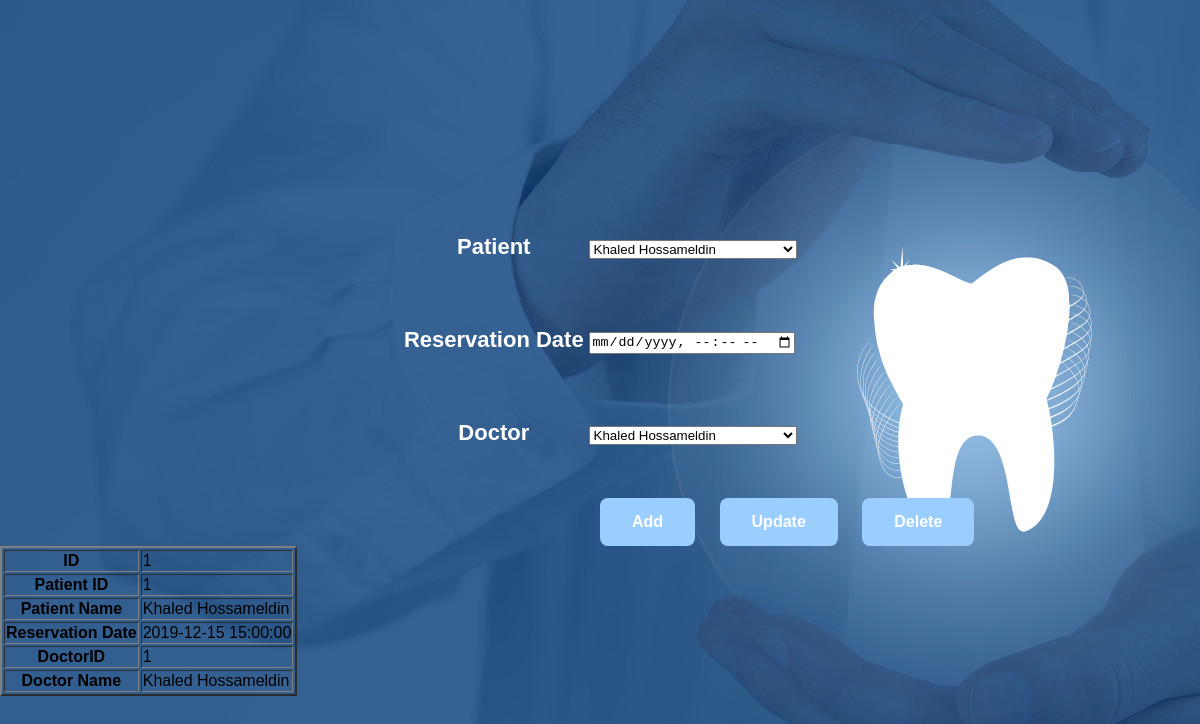
Page /C_Reservation.php?ResID=1 on the committed database.
### tables this page shows
CREATE TABLE IF NOT EXISTS `reservations` (
  `ResID` int(11) NOT NULL AUTO_INCREMENT,
  `PatientID` int(11) NOT NULL DEFAULT 0,
  `ResDate` datetime NOT NULL,
  `DoctorID` int(11) NOT NULL DEFAULT 0,
  PRIMARY KEY (`ResID`),
  KEY `reservation_bfk_1` (`DoctorID`),
  KEY `reservation_bfk_2` (`PatientID`)
);

CREATE TABLE IF NOT EXISTS `patients` (
  `PatID` int(10) NOT NULL AUTO_INCREMENT,
  `Patname` varchar(30) NOT NULL,
  `PatEmail` varchar(30) DEFAULT NULL,
  `Patphone` varchar(15) NOT NULL,
  `PataddressID` int(5) NOT NULL,
  `Patbirthdate` date NOT NULL,
  `Patbloodtype` varchar(3) NOT NULL,
  `PathealthcareID` int(20) DEFAULT NULL,
  `PatlocalID` int(10) NOT NULL,
  `PatmedicalhistoryID` int(10) DEFAULT NULL,
  PRIMARY KEY (`PatID`),
  KEY `patients_ibfk_2` (`PataddressID`)
);

CREATE TABLE IF NOT EXISTS `doctors` (
  `DocID` int(10) NOT NULL AUTO_INCREMENT,
  `Docname` varchar(30) NOT NULL,
  `Docphone` varchar(15) NOT NULL,
  `DocaddressID` int(5) NOT NULL,
  `Docbirthdate` date NOT NULL,
  `Docshifttime` varchar(20) NOT NULL,
  `DocjobtypeID` int(10) NOT NULL,
  `Docsalary` int(10) NOT NULL,
  PRIMARY KEY (`DocID`),
  KEY `doctors_ibfk_2` (`DocaddressID`),
  KEY `doctors_ibfk_1` (`DocjobtypeID`)
);

### Connection.php (called while the page is built, shortened)
<?php
    class Database{
        public static function GetConnection()
        {
            $Temp = mysqli_connect("localhost", "root", "", "dramanydentalclinic");
            return $Temp;
        }
    }
?>

### M_Reservation.php (called while the page is built, shortened)
<?php
    require_once 'Connection.php';
    require_once 'M_Patient.php';
    require_once 'M_Doctor.php';
    class Reservation
    {
        public function __construct($ID)
        {
            if ($ID != "")
            {
                $sql = "SELECT * FROM `reservations` WHERE ResID = $ID";
                $connection = Database::GetConnection();
                $ReservationDataset = mysqli_query($connection, $sql) or die(mysqli_error($connection));
                if ($row = mysqli_fetch_array($ReservationDataset))
                {
                    $this->ID = $row['ResID'];
                    $this->PatientID = $row['PatientID'];
                    $Model = new Patient($this->PatientID);
                    $this->PatientName = $Model->Name;
                    $this->ReservationDate = $row['ResDate'];
                    $this->DoctorID = $row['DoctorID'];
                    $Model = new Doctor($this->DoctorID);
                    $this->DoctorName = $Model->Name;
                }
            }
        }
    }
?>

### M_Patient.php (called while the page is built, shortened)
<?php
    require_once 'Connection.php';
    require_once 'M_Address.php';
    require_once 'M_MedicalHistory.php';
    class Patient extends Person
    {
        function __construct($ID)
        {
            if ($ID != "")
            {
                $sql = "SELECT * FROM `patients` WHERE PatID = $ID";
                $connecntion = Database::GetConnection();
                $PatientDataset = mysqli_query($connecntion, $sql) or die(mysqli_error());
                if($row = mysqli_fetch_array($PatientDataset))
                {
                    $Temp = new Address($row['PataddressID']);
                    $Temp = new MedicalHistory($row['PatmedicalhistoryID']);
                }
            }
        }
    }
?>

### M_Address.php (called while the page is built, shortened)
<?php
    require_once 'Connection.php';
    class Address
    {
        function __construct($ID)
        {
            if($ID != "")
            {
                $sql = "SELECT * FROM `address` WHERE $ID = AddressID";
                $connection = Database::GetConnection();
                $AddressDataset = mysqli_query($connection, $sql) or die(mysqli_error());
            }
        }
    }
?>

### M_MedicalHistory.php (called while the page is built, shortened)
<?php
    require_once 'Connection.php';
    class MedicalHistory
    {
        function __construct($ID)
        {
            if ($ID != "")
            {
                $sql = "SELECT * FROM `medicalhistory` WHERE PatID = $ID";
                $connection = Database::GetConnection();
                $MedicalHistoryDataset = mysqli_query($connection, $sql) or die(mysqli_error($connection));
                $i = 0;
                while ($row = mysqli_fetch_array($MedicalHistoryDataset))
                {
                    $this->ID[$i] = $row['MhistoryID'];
                    $this->Diagnosis[$i] = $row['DIagnosis'];
                    $i++;
                }
            }
        }
    }
?>

### M_Doctor.php (called while the page is built, shortened)
<?php
    require_once 'Connection.php';
    require_once 'M_Address.php';
    class Doctor extends Employee
    {
        function __construct($ID)
        {
            if($ID != "")
            {
                $sql = "SELECT * FROM `doctors` WHERE DocID = $ID";
                $connection = Database::GetConnection();
                $DoctorDataset = mysqli_query($connection, $sql) or die(mysqli_error($connection));
                if($row = mysqli_fetch_array($DoctorDataset))
                {
                    $Temp = new Address($row['DocaddressID']);
                }
            }
        }
    }
?>

### C_Reservation.php (the view, shortened to what this page needs)
<!DOCTYPE html>
    <head>
        <link rel="stylesheet" type="text/css" href="styleReservation.css">
    </head>
    <body>
        <form action="" method="POST">
            <table class = "ReservationTable">
                <tr><th>Patient</th><td>
                    <select name="patientname" style="width:100%">
                    <?php
                        require_once 'Connection.php';
                        $sql = "SELECT * FROM `patients`";
                        $result = mysqli_query(Database::GetConnection(), $sql);
                        while ($row = mysqli_fetch_array($result, MYSQLI_ASSOC)) {
                            echo "<option value='".$row['PatID']."'>".$row['Patname']."</option>";
                        }
                    ?>
                    </select>
                </td></tr>
                <tr><th>Reservation Date</th><td><input type="datetime-local" name="reservationdate"></td></tr>
                <tr><th>Doctor</th><td>
                    <select name="doctorname" style="width:100%">
                    <?php
                        require_once 'Connection.php';
                        $sql = "SELECT * FROM `doctors`";
                        $result = mysqli_query(Database::GetConnection(), $sql) or die(mysqli_error($connection));
                        while ($row = mysqli_fetch_array($result, MYSQLI_ASSOC)) {
                            echo "<option value='".$row['DocID']."'>".$row['Docname']."</option>";
                        }
                    ?>
                    </select>
                </td></tr>
            </table>
            <br>
            <button type="submit" name="AddButton" value="Add" id="AddButton">Add</button>
            <button type="submit" name="UpdateButton" value="Update" id="UpdateButton">Update</button>
            <button type="submit" name="DeleteButton" value="Delete" id="DeleteButton">Delete</button>
        </form>
    </body>
</html>
<?php
    require_once 'Connection.php';
    require_once 'M_Reservation.php';
    require_once 'V_Reservation.php';
    if (isset($_REQUEST['ResID'])) {
        $ReservationObject = new Reservation($_REQUEST['ResID']);
        $View = new ReservationView();
        $View->ShowReservationDetails($ReservationObject);
    }
?>

### V_Reservation.php (shortened to what this page needs)
<?php
    require_once 'M_Reservation.php';
    require_once 'Connection.php';
    class ReservationView
    {
        public function ShowReservationDetails($ReservationObject)
        {
            echo "<table border=2><tr><th>ID</th><td>".$ReservationObject->ID."</td></tr>";
            echo "<tr><th>Patient ID</th><td>".$ReservationObject->PatientID."</td></tr>";
            echo "<tr><th>Patient Name</th><td>".$ReservationObject->PatientName."</td></tr>";
            echo "<tr><th>Reservation Date</th><td>".$ReservationObject->ReservationDate."</td></tr>";
            echo "<tr><th>DoctorID</th><td>".$ReservationObject->DoctorID."</td></tr>";
            echo "<tr><th>Doctor Name</th><td>".$ReservationObject->DoctorName."</td></tr>";
            echo "</table>";
        }
    }
?>

### styleReservation.css (style rules this page uses)
body { margin: 0; padding: 0; margin-top: 200px; background: url(image.jpg); background-size: Absolute; background-position: center; background-repeat: no-repeat; font-family: sans-serif; }
table.ReservationTable { font-weight: bold; font-size: 22px; color: white; margin-left: auto; margin-right: auto; margin-top: 15%; width: 400px; height: 280px; }
#AddButton { margin-left: 600px; background-color: #9aceff; border: none; color: white; padding: 15px 32px; text-align: center; text-decoration: none; font-weight: bold; display: inline-block; font-size: 16px; border-radius: 8px; cursor: pointer; }
#UpdateButton { margin-left: 20px; background-color: #9aceff; border: none; color: white; padding: 15px 32px; text-align: center; text-decoration: none; font-weight: bold; display: inline-block; font-size: 16px; border-radius: 8px; cursor: pointer; }
#DeleteButton { margin-left: 20px; background-color: #9aceff; border: none; color: white; padding: 15px 32px; text-align: center; text-decoration: none; font-weight: bold; display: inline-block; font-size: 16px; border-radius: 8px; cursor: pointer; }

### rows in the picture
reservations: ResID "1", PatientID "1", ResDate "2019-12-15 15:00:00", DoctorID "1"
patients: Patname "Khaled Hossameldin"
doctors: Docname "Khaled Hossameldin"

### other values in the picture
form field patientname "Khaled Hossameldin"
form field doctorname "Khaled Hossameldin"
